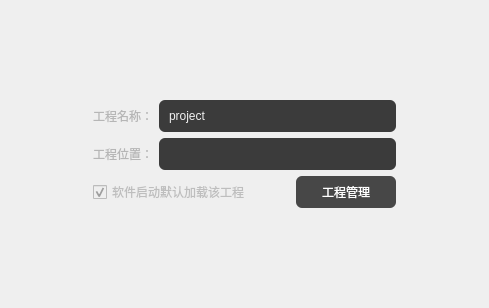
<?xml version="1.0" encoding="UTF-8"?>
<ui version="4.0">
 <class>SettingProjectWidget</class>
 <widget class="QWidget" name="SettingProjectWidget">
  <property name="geometry">
   <rect>
    <x>0</x>
    <y>0</y>
    <width>489</width>
    <height>308</height>
   </rect>
  </property>
  <property name="windowTitle">
   <string>Form</string>
  </property>
  <layout class="QGridLayout" name="gridLayout_2">
   <item row="0" column="1">
    <spacer name="verticalSpacer">
     <property name="orientation">
      <enum>Qt::Vertical</enum>
     </property>
     <property name="sizeHint" stdset="0">
      <size>
       <width>20</width>
       <height>72</height>
      </size>
     </property>
    </spacer>
   </item>
   <item row="1" column="0">
    <spacer name="horizontalSpacer_2">
     <property name="orientation">
      <enum>Qt::Horizontal</enum>
     </property>
     <property name="sizeHint" stdset="0">
      <size>
       <width>63</width>
       <height>20</height>
      </size>
     </property>
    </spacer>
   </item>
   <item row="1" column="1">
    <widget class="QWidget" name="widget" native="true">
     <property name="enabled">
      <bool>false</bool>
     </property>
     <property name="styleSheet">
      <string notr="true">QLabel{
	color: #b6b6b6;
    font-family: &quot;Microsoft YaHei&quot;;
    font-size: 12px;
}

QLineEdit{
    color: #f0f0f0;
    font-family: &quot;Microsoft YaHei&quot;;
    font-size: 12px;
    border-radius:6px;
    border-width:0px;
    border-style:none;
    background: #3b3b3b;
    min-height:32px;
    max-height:32px;
    padding-left:8px;
}

QLineEdit:focus
{
    color: #ffffff;
    border: 1px solid #7d551b;
}</string>
     </property>
     <layout class="QGridLayout" name="gridLayout">
      <item row="0" column="0">
       <widget class="QLabel" name="label">
        <property name="text">
         <string>工程名称：</string>
        </property>
       </widget>
      </item>
      <item row="0" column="1">
       <widget class="QLineEdit" name="lineEdit_projectName">
        <property name="enabled">
         <bool>false</bool>
        </property>
        <property name="text">
         <string>project</string>
        </property>
       </widget>
      </item>
      <item row="1" column="0">
       <widget class="QLabel" name="label_2">
        <property name="text">
         <string>工程位置：</string>
        </property>
       </widget>
      </item>
      <item row="1" column="1">
       <widget class="QLineEdit" name="lineEdit_projectPath">
        <property name="enabled">
         <bool>false</bool>
        </property>
        <property name="styleSheet">
         <string notr="true"/>
        </property>
       </widget>
      </item>
      <item row="2" column="0" colspan="2">
       <layout class="QHBoxLayout" name="horizontalLayout">
        <item>
         <widget class="QCheckBox" name="checkBox_setStartProject">
          <property name="text">
           <string>软件启动默认加载该工程</string>
          </property>
          <property name="checked">
           <bool>true</bool>
          </property>
         </widget>
        </item>
        <item>
         <spacer name="horizontalSpacer">
          <property name="orientation">
           <enum>Qt::Horizontal</enum>
          </property>
          <property name="sizeHint" stdset="0">
           <size>
            <width>40</width>
            <height>20</height>
           </size>
          </property>
         </spacer>
        </item>
        <item>
         <widget class="QPushButton" name="pushButton_manager">
          <property name="styleSheet">
           <string notr="true">QPushButton
{
    color: #ffffff;
    font-family: &quot;Microsoft YaHei&quot;;
    font-size: 12px;
    border-radius:6px;
    border-width:0px;
    border-style:none;
    background:#474747;
    min-height:32px;
    max-height:32px;
    min-width:100px;
}</string>
          </property>
          <property name="text">
           <string>工程管理</string>
          </property>
         </widget>
        </item>
       </layout>
      </item>
     </layout>
    </widget>
   </item>
   <item row="1" column="2">
    <spacer name="horizontalSpacer_3">
     <property name="orientation">
      <enum>Qt::Horizontal</enum>
     </property>
     <property name="sizeHint" stdset="0">
      <size>
       <width>63</width>
       <height>20</height>
      </size>
     </property>
    </spacer>
   </item>
   <item row="2" column="1">
    <spacer name="verticalSpacer_2">
     <property name="orientation">
      <enum>Qt::Vertical</enum>
     </property>
     <property name="sizeHint" stdset="0">
      <size>
       <width>20</width>
       <height>72</height>
      </size>
     </property>
    </spacer>
   </item>
  </layout>
 </widget>
 <resources/>
 <connections/>
</ui>
